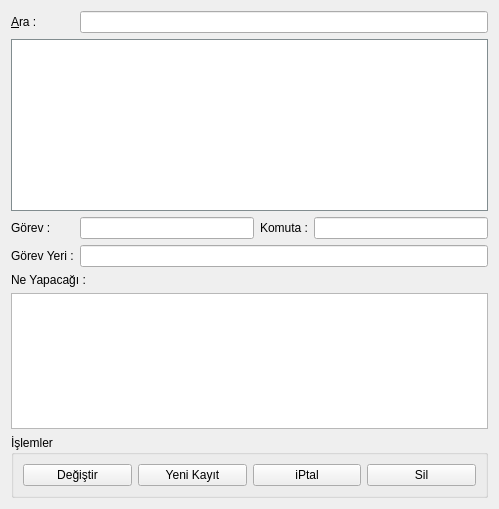
<ui version="4.0" >
 <class>FormRoleGorev</class>
 <widget class="QWidget" name="FormRoleGorev" >
  <property name="geometry" >
   <rect>
    <x>0</x>
    <y>0</y>
    <width>499</width>
    <height>509</height>
   </rect>
  </property>
  <property name="windowTitle" >
   <string>Role Görevleri</string>
  </property>
  <property name="windowIcon" >
   <iconset/>
  </property>
  <layout class="QGridLayout" >
   <item row="0" column="0" >
    <widget class="QLabel" name="label_3" >
     <property name="text" >
      <string>&amp;Ara :</string>
     </property>
     <property name="buddy" >
      <cstring>arama_kutusu</cstring>
     </property>
    </widget>
   </item>
   <item row="0" column="1" colspan="3" >
    <widget class="QLineEdit" name="arama_kutusu" />
   </item>
   <item row="1" column="0" colspan="4" >
    <widget class="QTableView" name="tablo" >
     <property name="minimumSize" >
      <size>
       <width>0</width>
       <height>172</height>
      </size>
     </property>
     <property name="maximumSize" >
      <size>
       <width>16777215</width>
       <height>172</height>
      </size>
     </property>
     <property name="palette" >
      <palette>
       <active>
        <colorrole role="WindowText" >
         <brush brushstyle="SolidPattern" >
          <color alpha="255" >
           <red>0</red>
           <green>0</green>
           <blue>0</blue>
          </color>
         </brush>
        </colorrole>
        <colorrole role="Button" >
         <brush brushstyle="SolidPattern" >
          <color alpha="255" >
           <red>167</red>
           <green>181</green>
           <blue>186</blue>
          </color>
         </brush>
        </colorrole>
        <colorrole role="Light" >
         <brush brushstyle="SolidPattern" >
          <color alpha="255" >
           <red>253</red>
           <green>255</green>
           <blue>255</blue>
          </color>
         </brush>
        </colorrole>
        <colorrole role="Midlight" >
         <brush brushstyle="SolidPattern" >
          <color alpha="255" >
           <red>210</red>
           <green>218</green>
           <blue>220</blue>
          </color>
         </brush>
        </colorrole>
        <colorrole role="Dark" >
         <brush brushstyle="SolidPattern" >
          <color alpha="255" >
           <red>83</red>
           <green>90</green>
           <blue>93</blue>
          </color>
         </brush>
        </colorrole>
        <colorrole role="Mid" >
         <brush brushstyle="SolidPattern" >
          <color alpha="255" >
           <red>111</red>
           <green>121</green>
           <blue>124</blue>
          </color>
         </brush>
        </colorrole>
        <colorrole role="Text" >
         <brush brushstyle="SolidPattern" >
          <color alpha="255" >
           <red>0</red>
           <green>0</green>
           <blue>0</blue>
          </color>
         </brush>
        </colorrole>
        <colorrole role="BrightText" >
         <brush brushstyle="SolidPattern" >
          <color alpha="255" >
           <red>255</red>
           <green>255</green>
           <blue>255</blue>
          </color>
         </brush>
        </colorrole>
        <colorrole role="ButtonText" >
         <brush brushstyle="SolidPattern" >
          <color alpha="255" >
           <red>0</red>
           <green>0</green>
           <blue>0</blue>
          </color>
         </brush>
        </colorrole>
        <colorrole role="Base" >
         <brush brushstyle="SolidPattern" >
          <color alpha="255" >
           <red>255</red>
           <green>255</green>
           <blue>255</blue>
          </color>
         </brush>
        </colorrole>
        <colorrole role="Window" >
         <brush brushstyle="SolidPattern" >
          <color alpha="255" >
           <red>167</red>
           <green>181</green>
           <blue>186</blue>
          </color>
         </brush>
        </colorrole>
        <colorrole role="Shadow" >
         <brush brushstyle="SolidPattern" >
          <color alpha="255" >
           <red>0</red>
           <green>0</green>
           <blue>0</blue>
          </color>
         </brush>
        </colorrole>
        <colorrole role="AlternateBase" >
         <brush brushstyle="SolidPattern" >
          <color alpha="255" >
           <red>211</red>
           <green>218</green>
           <blue>220</blue>
          </color>
         </brush>
        </colorrole>
       </active>
       <inactive>
        <colorrole role="WindowText" >
         <brush brushstyle="SolidPattern" >
          <color alpha="255" >
           <red>0</red>
           <green>0</green>
           <blue>0</blue>
          </color>
         </brush>
        </colorrole>
        <colorrole role="Button" >
         <brush brushstyle="SolidPattern" >
          <color alpha="255" >
           <red>167</red>
           <green>181</green>
           <blue>186</blue>
          </color>
         </brush>
        </colorrole>
        <colorrole role="Light" >
         <brush brushstyle="SolidPattern" >
          <color alpha="255" >
           <red>253</red>
           <green>255</green>
           <blue>255</blue>
          </color>
         </brush>
        </colorrole>
        <colorrole role="Midlight" >
         <brush brushstyle="SolidPattern" >
          <color alpha="255" >
           <red>210</red>
           <green>218</green>
           <blue>220</blue>
          </color>
         </brush>
        </colorrole>
        <colorrole role="Dark" >
         <brush brushstyle="SolidPattern" >
          <color alpha="255" >
           <red>83</red>
           <green>90</green>
           <blue>93</blue>
          </color>
         </brush>
        </colorrole>
        <colorrole role="Mid" >
         <brush brushstyle="SolidPattern" >
          <color alpha="255" >
           <red>111</red>
           <green>121</green>
           <blue>124</blue>
          </color>
         </brush>
        </colorrole>
        <colorrole role="Text" >
         <brush brushstyle="SolidPattern" >
          <color alpha="255" >
           <red>0</red>
           <green>0</green>
           <blue>0</blue>
          </color>
         </brush>
        </colorrole>
        <colorrole role="BrightText" >
         <brush brushstyle="SolidPattern" >
          <color alpha="255" >
           <red>255</red>
           <green>255</green>
           <blue>255</blue>
          </color>
         </brush>
        </colorrole>
        <colorrole role="ButtonText" >
         <brush brushstyle="SolidPattern" >
          <color alpha="255" >
           <red>0</red>
           <green>0</green>
           <blue>0</blue>
          </color>
         </brush>
        </colorrole>
        <colorrole role="Base" >
         <brush brushstyle="SolidPattern" >
          <color alpha="255" >
           <red>255</red>
           <green>255</green>
           <blue>255</blue>
          </color>
         </brush>
        </colorrole>
        <colorrole role="Window" >
         <brush brushstyle="SolidPattern" >
          <color alpha="255" >
           <red>167</red>
           <green>181</green>
           <blue>186</blue>
          </color>
         </brush>
        </colorrole>
        <colorrole role="Shadow" >
         <brush brushstyle="SolidPattern" >
          <color alpha="255" >
           <red>0</red>
           <green>0</green>
           <blue>0</blue>
          </color>
         </brush>
        </colorrole>
        <colorrole role="AlternateBase" >
         <brush brushstyle="SolidPattern" >
          <color alpha="255" >
           <red>211</red>
           <green>218</green>
           <blue>220</blue>
          </color>
         </brush>
        </colorrole>
       </inactive>
       <disabled>
        <colorrole role="WindowText" >
         <brush brushstyle="SolidPattern" >
          <color alpha="255" >
           <red>83</red>
           <green>90</green>
           <blue>93</blue>
          </color>
         </brush>
        </colorrole>
        <colorrole role="Button" >
         <brush brushstyle="SolidPattern" >
          <color alpha="255" >
           <red>167</red>
           <green>181</green>
           <blue>186</blue>
          </color>
         </brush>
        </colorrole>
        <colorrole role="Light" >
         <brush brushstyle="SolidPattern" >
          <color alpha="255" >
           <red>253</red>
           <green>255</green>
           <blue>255</blue>
          </color>
         </brush>
        </colorrole>
        <colorrole role="Midlight" >
         <brush brushstyle="SolidPattern" >
          <color alpha="255" >
           <red>210</red>
           <green>218</green>
           <blue>220</blue>
          </color>
         </brush>
        </colorrole>
        <colorrole role="Dark" >
         <brush brushstyle="SolidPattern" >
          <color alpha="255" >
           <red>83</red>
           <green>90</green>
           <blue>93</blue>
          </color>
         </brush>
        </colorrole>
        <colorrole role="Mid" >
         <brush brushstyle="SolidPattern" >
          <color alpha="255" >
           <red>111</red>
           <green>121</green>
           <blue>124</blue>
          </color>
         </brush>
        </colorrole>
        <colorrole role="Text" >
         <brush brushstyle="SolidPattern" >
          <color alpha="255" >
           <red>83</red>
           <green>90</green>
           <blue>93</blue>
          </color>
         </brush>
        </colorrole>
        <colorrole role="BrightText" >
         <brush brushstyle="SolidPattern" >
          <color alpha="255" >
           <red>255</red>
           <green>255</green>
           <blue>255</blue>
          </color>
         </brush>
        </colorrole>
        <colorrole role="ButtonText" >
         <brush brushstyle="SolidPattern" >
          <color alpha="255" >
           <red>83</red>
           <green>90</green>
           <blue>93</blue>
          </color>
         </brush>
        </colorrole>
        <colorrole role="Base" >
         <brush brushstyle="SolidPattern" >
          <color alpha="255" >
           <red>167</red>
           <green>181</green>
           <blue>186</blue>
          </color>
         </brush>
        </colorrole>
        <colorrole role="Window" >
         <brush brushstyle="SolidPattern" >
          <color alpha="255" >
           <red>167</red>
           <green>181</green>
           <blue>186</blue>
          </color>
         </brush>
        </colorrole>
        <colorrole role="Shadow" >
         <brush brushstyle="SolidPattern" >
          <color alpha="255" >
           <red>0</red>
           <green>0</green>
           <blue>0</blue>
          </color>
         </brush>
        </colorrole>
        <colorrole role="AlternateBase" >
         <brush brushstyle="SolidPattern" >
          <color alpha="255" >
           <red>167</red>
           <green>181</green>
           <blue>186</blue>
          </color>
         </brush>
        </colorrole>
       </disabled>
      </palette>
     </property>
     <property name="mouseTracking" >
      <bool>true</bool>
     </property>
     <property name="focusPolicy" >
      <enum>Qt::ClickFocus</enum>
     </property>
     <property name="contextMenuPolicy" >
      <enum>Qt::ActionsContextMenu</enum>
     </property>
     <property name="acceptDrops" >
      <bool>false</bool>
     </property>
     <property name="frameShape" >
      <enum>QFrame::StyledPanel</enum>
     </property>
     <property name="frameShadow" >
      <enum>QFrame::Sunken</enum>
     </property>
     <property name="editTriggers" >
      <set>QAbstractItemView::AllEditTriggers</set>
     </property>
     <property name="tabKeyNavigation" >
      <bool>false</bool>
     </property>
     <property name="alternatingRowColors" >
      <bool>true</bool>
     </property>
     <property name="selectionMode" >
      <enum>QAbstractItemView::SingleSelection</enum>
     </property>
     <property name="selectionBehavior" >
      <enum>QAbstractItemView::SelectRows</enum>
     </property>
     <property name="gridStyle" >
      <enum>Qt::DashLine</enum>
     </property>
     <property name="sortingEnabled" >
      <bool>true</bool>
     </property>
    </widget>
   </item>
   <item row="2" column="0" >
    <widget class="QLabel" name="label_4" >
     <property name="text" >
      <string>Görev :</string>
     </property>
    </widget>
   </item>
   <item row="2" column="1" >
    <widget class="QLineEdit" name="LeGorevAd" />
   </item>
   <item row="2" column="2" >
    <widget class="QLabel" name="label" >
     <property name="text" >
      <string>Komuta :</string>
     </property>
    </widget>
   </item>
   <item row="2" column="3" >
    <widget class="QLineEdit" name="LeKomuta" />
   </item>
   <item row="3" column="0" >
    <widget class="QLabel" name="label_5" >
     <property name="text" >
      <string>Görev Yeri :</string>
     </property>
    </widget>
   </item>
   <item row="3" column="1" colspan="3" >
    <widget class="QLineEdit" name="LeGorevYeri" />
   </item>
   <item row="4" column="0" colspan="4" >
    <widget class="QLabel" name="label_2" >
     <property name="text" >
      <string>Ne Yapacağı :</string>
     </property>
    </widget>
   </item>
   <item row="5" column="0" colspan="4" >
    <widget class="QTextEdit" name="TeNeYapar" />
   </item>
   <item row="6" column="0" colspan="4" >
    <widget class="QGroupBox" name="groupBox" >
     <property name="title" >
      <string>İşlemler</string>
     </property>
     <layout class="QGridLayout" >
      <property name="leftMargin" >
       <number>9</number>
      </property>
      <property name="topMargin" >
       <number>9</number>
      </property>
      <property name="rightMargin" >
       <number>9</number>
      </property>
      <property name="bottomMargin" >
       <number>9</number>
      </property>
      <property name="horizontalSpacing" >
       <number>6</number>
      </property>
      <property name="verticalSpacing" >
       <number>6</number>
      </property>
      <item row="0" column="0" >
       <widget class="QPushButton" name="pBDegistir" >
        <property name="text" >
         <string>Değiştir</string>
        </property>
        <property name="icon" >
         <iconset resource="ikon.qrc" >:/ikonlar/cnr-update.png</iconset>
        </property>
       </widget>
      </item>
      <item row="0" column="1" >
       <widget class="QPushButton" name="pBKaydet" >
        <property name="text" >
         <string>Yeni Kayıt</string>
        </property>
        <property name="icon" >
         <iconset resource="ikon.qrc" >:/ikonlar/filesaveas.png</iconset>
        </property>
       </widget>
      </item>
      <item row="0" column="2" >
       <widget class="QPushButton" name="pBiptal" >
        <property name="text" >
         <string>iPtal</string>
        </property>
        <property name="icon" >
         <iconset resource="ikon.qrc" >:/ikonlar/edit_remove.png</iconset>
        </property>
       </widget>
      </item>
      <item row="0" column="3" >
       <widget class="QPushButton" name="pBSil" >
        <property name="text" >
         <string>Sil</string>
        </property>
        <property name="icon" >
         <iconset resource="ikon.qrc" >:/ikonlar/eraser.png</iconset>
        </property>
       </widget>
      </item>
     </layout>
    </widget>
   </item>
  </layout>
  <action name="actionSil" >
   <property name="icon" >
    <iconset resource="ikon.qrc" >:/ikonlar/eraser.png</iconset>
   </property>
   <property name="text" >
    <string>Sil</string>
   </property>
  </action>
 </widget>
 <tabstops>
  <tabstop>arama_kutusu</tabstop>
  <tabstop>tablo</tabstop>
  <tabstop>pBDegistir</tabstop>
  <tabstop>pBKaydet</tabstop>
  <tabstop>pBiptal</tabstop>
  <tabstop>pBSil</tabstop>
 </tabstops>
 <resources>
  <include location="ikon.qrc" />
 </resources>
 <connections/>
</ui>
